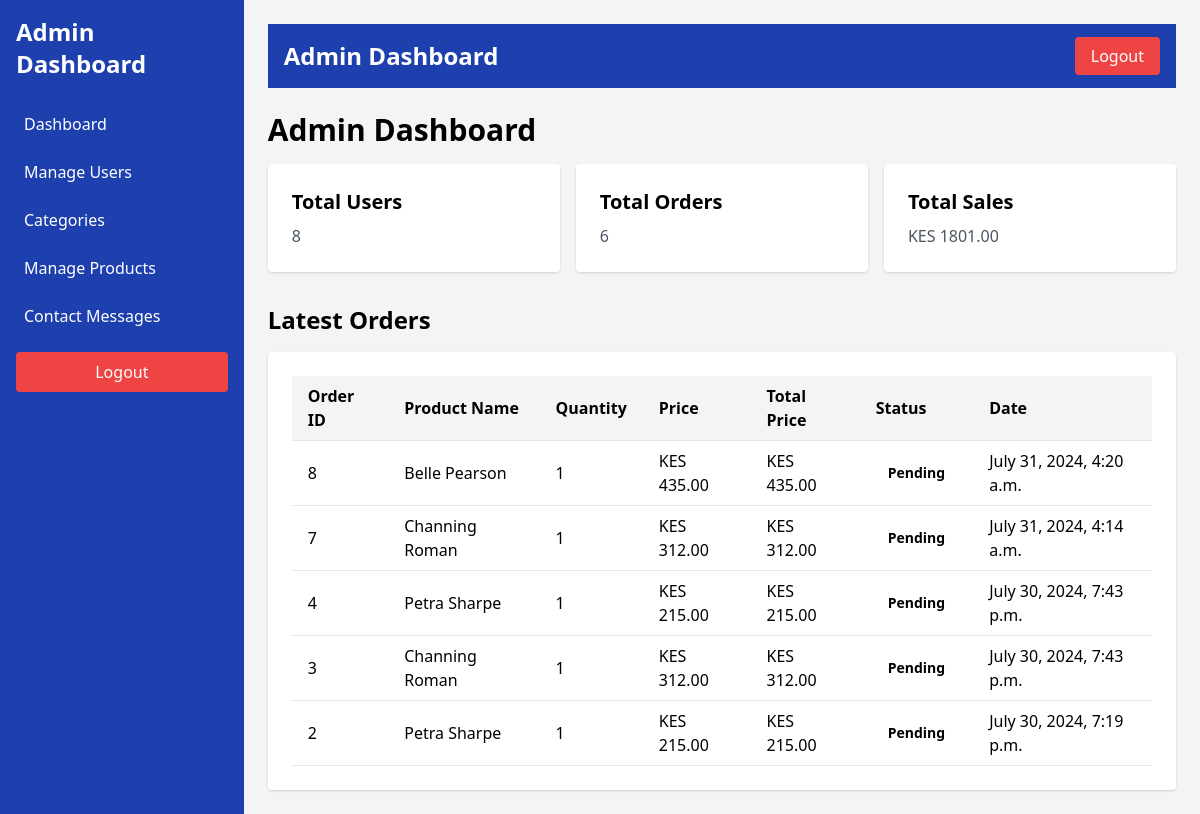
The app's page /admn/dashboard/ (signed in), older data.
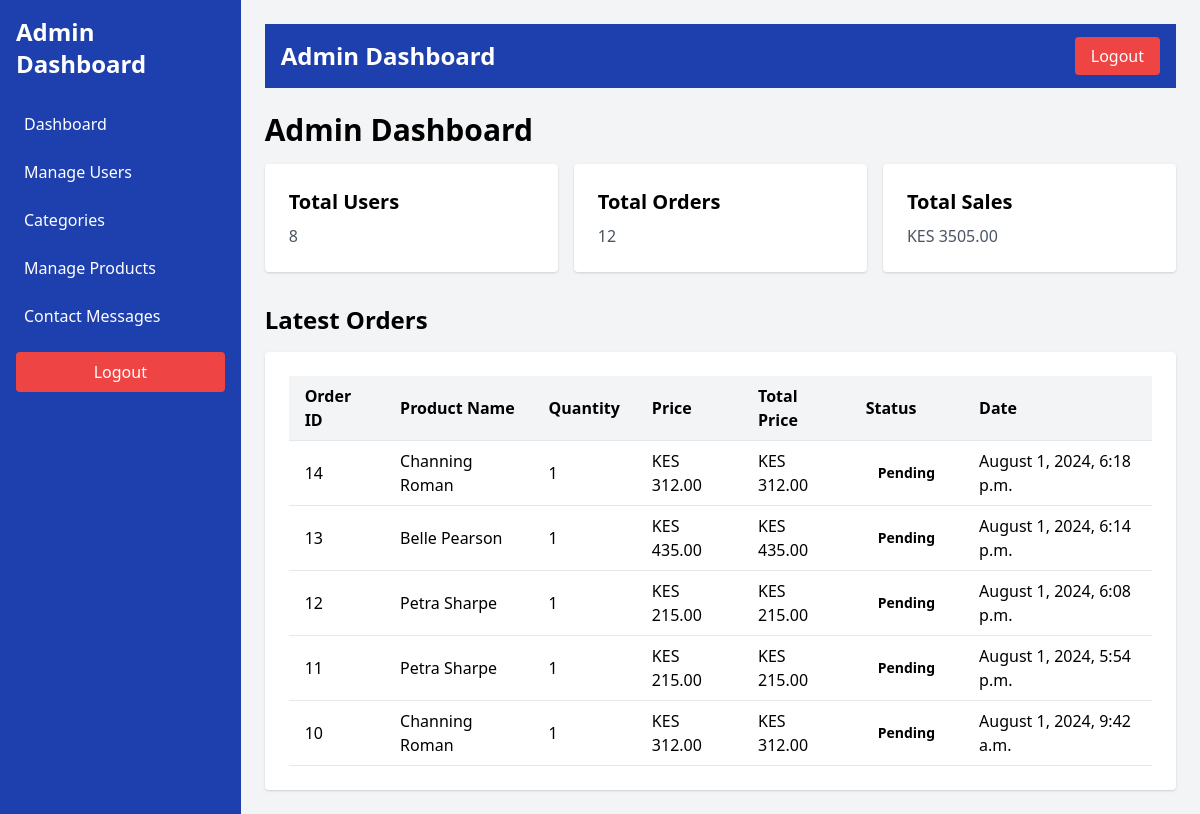
The same page, newer data.
### shop/models.py (models this page shows, shortened)
class Order(models.Model):
    ORDER_STATUS_CHOICES = [
        ('Pending', 'Pending'),
        ('Processing', 'Processing'),
        ('Shipped', 'Shipped'),
        ('Delivered', 'Delivered'),
        ('Cancelled', 'Cancelled'),
    ]
    user = models.ForeignKey(User, on_delete=models.CASCADE)
    product = models.ForeignKey(Product, on_delete=models.CASCADE)
    quantity = models.PositiveIntegerField(default=1)
    address = models.TextField()
    phone_number = models.CharField(max_length=255)
    location = models.CharField(max_length=20)
    status = models.CharField(max_length=20, choices=ORDER_STATUS_CHOICES, default='Pending')
    created_at = models.DateTimeField(auto_now_add=True)
    updated_at = models.DateTimeField(auto_now=True)

class Product(models.Model):
    shop = models.ForeignKey('Shop', on_delete=models.CASCADE)
    name = models.CharField(max_length=255)
    description = models.TextField()
    category = models.ForeignKey('category', on_delete=models.CASCADE)
    price = models.DecimalField(max_digits=10, decimal_places=2)
    image = models.ImageField(upload_to='products/', blank=True, null=True)

### shop/views.py (the view)
# urls.py: path('admn/dashboard/', views.admin_dashboard, name='admin_dashboard'),
@login_required
def admin_dashboard(request):
    latest_orders = Order.objects.all().order_by('-created_at')[:5]
    total_users = User.objects.count()
    total_orders = Order.objects.count()
    total_sales = Order.objects.annotate(
        total_price=F('product__price') * F('quantity')
    ).aggregate(total_sales=Sum('total_price'))['total_sales'] or 0
    context = {
        'latest_orders': latest_orders,
        'total_users': total_users,
        'total_orders': total_orders,
        'total_sales': total_sales,
    }
    return render(request, 'admin/admin_dashboard.html', context)

### shop/templates/admin/admin_dashboard.html (shortened to what this page needs)
{% extends "layouts/admin.html" %}
{% block content %}
    <h1 class="text-3xl font-semibold mb-4">Admin Dashboard</h1>
    <div class="grid grid-cols-1 md:grid-cols-2 lg:grid-cols-3 gap-4">
        <div class="bg-white p-6 rounded shadow">
            <h2 class="text-xl font-bold mb-2">Total Users</h2>
            <p class="text-gray-600">{{ total_users }}</p>
        </div>
        <div class="bg-white p-6 rounded shadow">
            <h2 class="text-xl font-bold mb-2">Total Orders</h2>
            <p class="text-gray-600">{{ total_orders }}</p>
        </div>
        <div class="bg-white p-6 rounded shadow">
            <h2 class="text-xl font-bold mb-2">Total Sales</h2>
            <p class="text-gray-600">KES {{ total_sales|floatformat:2 }}</p>
        </div>
    </div>
    <h2 class="text-2xl font-semibold mb-4 mt-8">Latest Orders</h2>
    <div class="bg-white p-6 rounded shadow">
        {% if latest_orders %}
            <div class="overflow-x-auto">
                <table class="w-full border-collapse">
                    <thead>
                        <tr class="border-b bg-gray-100 text-left">
                            <th class="px-4 py-2">Order ID</th>
                            <th class="px-4 py-2">Product Name</th>
                            <th class="px-4 py-2">Quantity</th>
                            <th class="px-4 py-2">Price</th>
                            <th class="px-4 py-2">Total Price</th>
                            <th class="px-4 py-2">Status</th>
                            <th class="px-4 py-2">Date</th>
                        </tr>
                    </thead>
                    <tbody>
                        {% for order in latest_orders %}
                            <tr class="border-b hover:bg-gray-50">
                                <td class="px-4 py-2">{{ order.id }}</td>
                                <td class="px-4 py-2">{{ order.product.name }}</td>
                                <td class="px-4 py-2">{{ order.quantity }}</td>
                                <td class="px-4 py-2">KES {{ order.product.price }}</td>
                                <td class="px-4 py-2">KES {{ order.product.price|floatformat:2 }}</td>
                                <td class="px-4 py-2">
                                    <span class="inline-block px-3 py-1 rounded-full text-sm font-semibold {{ order.status|lower }}-status">
                                        {{ order.get_status_display }}
                                    </span>
                                </td>
                                <td class="px-4 py-2">{{ order.created_at|date:"F j, Y, g:i a" }}</td>
                            </tr>
                        {% endfor %}
                    </tbody>
                </table>
            </div>
        {% else %}
            <p class="text-gray-600">No orders found.</p>
        {% endif %}
    </div>
{% endblock %}

Row changes from the older to the newer data that the page shows:
no longer on this page (row unchanged): Order: id "8", product.name "Belle Pearson", quantity "1", product.price "435.00", status "Pending", created_at "July 31, 2024, 4:20 a.m."
no longer on this page (row unchanged): Order: id "7", product.name "Channing Roman", quantity "1", product.price "312.00", status "Pending", created_at "July 31, 2024, 4:14 a.m."
no longer on this page (row unchanged): Order: id "4", product.name "Petra Sharpe", quantity "1", product.price "215.00", status "Pending", created_at "July 30, 2024, 7:43 p.m."
no longer on this page (row unchanged): Order: id "3", product.name "Channing Roman", quantity "1", product.price "312.00", status "Pending", created_at "July 30, 2024, 7:43 p.m."
no longer on this page (row unchanged): Order: id "2", product.name "Petra Sharpe", quantity "1", product.price "215.00", status "Pending", created_at "July 30, 2024, 7:19 p.m."
added Order: id "14", product.name "Channing Roman", quantity "1", product.price "312.00", status "Pending", created_at "August 1, 2024, 6:18 p.m."
added Order: id "13", product.name "Belle Pearson", quantity "1", product.price "435.00", status "Pending", created_at "August 1, 2024, 6:14 p.m."
added Order: id "12", product.name "Petra Sharpe", quantity "1", product.price "215.00", status "Pending", created_at "August 1, 2024, 6:08 p.m."
added Order: id "11", product.name "Petra Sharpe", quantity "1", product.price "215.00", status "Pending", created_at "August 1, 2024, 5:54 p.m."
added Order: id "10", product.name "Channing Roman", quantity "1", product.price "312.00", status "Pending", created_at "August 1, 2024, 9:42 a.m."
Text that changed along with them:
{{ total_orders }}: "6" → "12"
{{ total_sales|floatformat:2 }}: "1801.00" → "3505.00"
